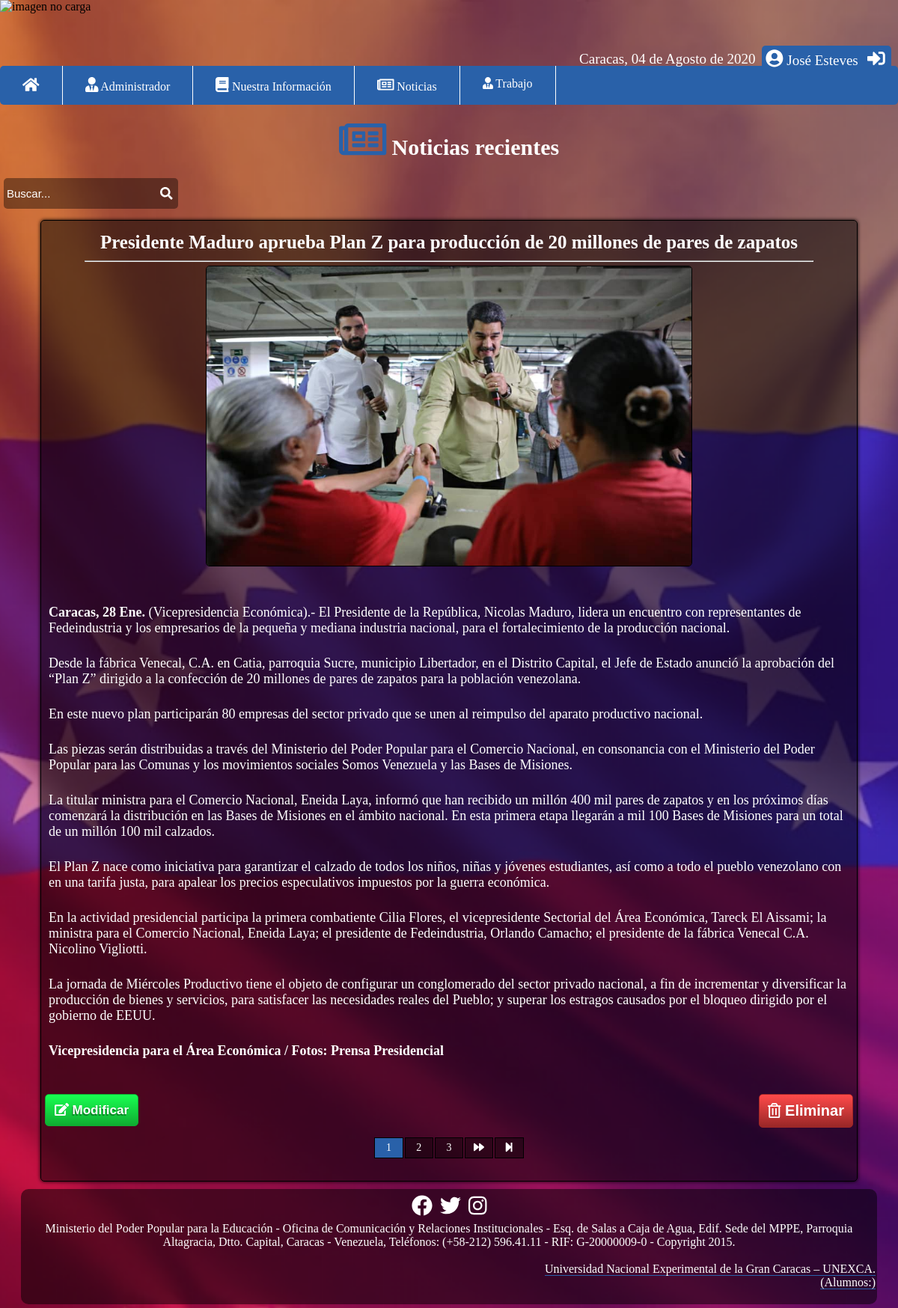
Screenshot of /pagina-principal/ver_noticia.php (signed in) with the database file from the repository.
### tables this page shows
CREATE TABLE `noticias` (
  `id_noticias` int(11) NOT NULL,
  `titulo` varchar(5000) NOT NULL,
  `noticia` varchar(10000) NOT NULL,
  `fecha` datetime NOT NULL DEFAULT current_timestamp(),
  `creador_id` int(11) NOT NULL,
  `foto` text NOT NULL
);

### pagina-principal/ver_noticia.php (the view, shortened to what this page needs)
<?php
include "../php/conexion-mysql/conexion.php";
?>
<!DOCTYPE html>
<html lang="es-ES">
<head>
  <?php include "../funciones/enlases.php";?>
</head>
<body>
  <img class="logo" src="../imagenes/logo.png" alt="imagen no carga" height="60px">
  <?php include "../funciones/barra_seccion.php";?>
  <?php include "../funciones/barra.php";?>
  <div class="noti_resi">
    <h1><i class="far fa-newspaper tamaño_iconll colorp1"></i> Noticias recientes</h1>
    <form method="get" action="buscar_noticia.php" class="for_busqueda">
      <fieldset>
        <input type="text" name="buscar" id="buscar" placeholder="Buscar...">
        <button type="submit" class="bot_buscar"><i class="fas fa-search tamaño_icon"></i></button>
      </fieldset>
    </form>
    <div class="con_noticia">
      <?php
      $query_conteo     = mysqli_query($conection, "SELECT COUNT(*) as conteo FROM noticias ");
      $resultado_conteo = mysqli_fetch_array($query_conteo);
      $conteo     = $resultado_conteo['conteo'];
      $por_pagina = 1;
      $enlace     = 2;
      if (empty($_GET['pagina'])) {
       $pagina = 1;
     } else {
       $pagina = $_GET['pagina'];
     }
     $desde           = ($pagina - 1) * $por_pagina;
     $total_de_pagina = ceil($conteo / $por_pagina);
     $pmin = ($pagina > $enlace) ? ($pagina - $enlace) : 1;
     $pmax = ($pagina < ($total_de_pagina - $enlace)) ? ($pagina + $enlace) : $total_de_pagina;
     $query     = mysqli_query($conection, "SELECT l.id_noticias,l.titulo,l.noticia,l.fecha,n.nombre_user,l.foto FROM noticias l INNER JOIN iniciopn n ON l.creador_id = n.id_user ORDER BY l.id_noticias DESC LIMIT $desde,$por_pagina");
     $resultado = mysqli_num_rows($query);
     if ($resultado > 0) {
       while ($data = mysqli_fetch_array($query)) {
        if ($data['foto'] != 'imagen_noticia.png') {
         $foto = '../imagenes/noticias-img/' . $data['foto'];
       } else {
         $foto = '../imagenes/' . $data['foto'];
       }
       ?>
       <div class="contenedor_de_nocticias">
        <h2><?php echo $data['titulo']; ?></h2>
        <hr>
        <center>
          <img src="<?php echo $foto; ?>" alt=""></center>
          <p><?php echo $data['noticia']; ?></p>
          <?php if ($_SESSION['rol'] == 1) {?>
            <a class="noti_modi" href="modificar_noticia.php?id=<?php echo $data['id_noticias']; ?>" title="Modificar"><i class="fas fa-edit"></i> Modificar</a>
            <a class="noti_eliminar" id="eli-mod" href="eliminar_noticia.php?id=<?php echo $data['id_noticias']; ?>" title="Eliminar"><i class="far fa-trash-alt"></i> Eliminar</a>
          <?php }if ($_SESSION['rol'] == 2) {?>
            <a class="noti_modi" href="modificar_noticia.php?id=<?php echo $data['id_noticias']; ?>" title="Modificar"><i class="fas fa-edit"></i> Modificar</a>
          <?php }?>
        </div>
        <?php
      }
    }
    ?>
    <div class="pginador" >
      <ul>
        <?php for ($i = $pmin; $i <= $pmax; $i++) {
         if ($i == $pagina) {
          echo '<li class="pagsele">' . $i . '</li>';
        } else {
          echo '<li><a href="?pagina=' . $i . '">' . $i . '</a></li>';
        }
      }
      ?>
      <?php if ($pagina != $total_de_pagina) {?>
        <li><a href="?pagina=<?php echo $pagina + 1; ?>"><i class="fas fa-forward"></i></a></li>
        <li><a href="?pagina=<?php echo $total_de_pagina; ?>"><i class="fas fa-step-forward"></i></a></li>
      <?php }?>
    </ul>
  </div>
</div>
</body>
<?php
include "../funciones/footer.php";
?>
</html>

### css/estilo.css (style rules this page uses)
:root { --color: #2961a9; --color_barra_sombreado: rgba(000, 000, 000, 0.4); --color_slider_caption: rgba(000, 000, 000, 0.7); --color_blanco: #fff; --color_negro: #000; }
body { margin: 0; min-height: 100vh; background-image: url(../imagenes/fondo.png); background-repeat: no-repeat; background-size: cover; background-position: center; box-sizing: border-box; font-size: 16px; }
.logo { width: 100%; margin: auto; margin-bottom: 0.938em; display: block; }
.pginador ul { padding: 0.3125em; list-style: none; margin-top: 0.3125em; display: -webkit-box; display: -ms-flexbox; display: flex; background: none; -webkit-box-pack: center; -ms-flex-pack: center; justify-content: center; }
.pginador a, .pagsele { color: var(--color_blanco); border: 1px solid var(--color_negro); padding: 0.3125rem; display: inline-block; font-size: 0.875em; text-align: center; text-decoration: none; margin: 0.3125em 1px; width: 1.875em; background: var(--color_barra_sombreado); }
.pagsele { width: 1.875em; text-align: center; color: var(--color_blanco); background: var(--color); border: 1px solid var(--color_negro); }
.for_busqueda { padding: none; display: inline-block; }
.for_busqueda input { color: var(--color_blanco); width: 14.0625rem; height: 2.1875em; font-size: 0.9375em; padding: 0.25rem; border: 0; border-radius: 5px; display: inline-block; -webkit-box-pack: center; -ms-flex-pack: center; justify-content: center; -webkit-box-align: center; -ms-flex-align: center; align-items: center; background: var(--color_barra_sombreado); }
.for_busqueda button { display: inline-block; -webkit-box-pack: center; -ms-flex-pack: center; justify-content: center; -webkit-box-align: center; -ms-flex-align: center; align-items: center; color: var(--color_blanco); height: 2.375rem; width: 2.5rem; border: 0; margin-left: -2.5rem; cursor: pointer; background: rgba(000, 000, 000, 0); }
.for_busqueda fieldset { border: 0; padding: 0; margin: 0.3125rem; }
.tamaño_icon { font-size: 1.25em; }
.tamaño_iconll { font-size: 1.875em; }
.colorp1 { color: var(--color); }
.noti_resi h1 { display: block; font-size: 1.875em; margin: 0.625em auto; color: var(--color_blanco); text-align: center; }
.con_noticia { width: 90%; border: 1px solid var(--color_negro); -webkit-box-shadow: 0 0 5px var(--color_negro); box-shadow: 0 0 5px var(--color_negro); margin: 0.625em auto; background: rgba(000, 000, 000, 0.5); padding: 0.3125em; border-radius: 5px; }
.contenedor_de_nocticias hr { width: 90%; margin: 0.3125em auto; }
.contenedor_de_nocticias h2 { text-align: center; margin: 0.625rem; color: var(--color_blanco); font-size: 1.5625em; }
.contenedor_de_nocticias p { padding: 0.3125rem; color: var(--color_blanco); }
.contenedor_de_nocticias img { width: 60%; height: 25rem; border-radius: 5px; border: 1px solid var(--color_negro); }
.noti_modi { display: inline-block; text-align: center; vertical-align: middle; padding: 0.625em 0.6875em; border: 1px solid #0fac31; border-radius: 5px; background: #18ff51; background: -webkit-gradient( linear, left top, left bottom, from(#18ff51), to(#0fac31) ); background: -o-linear-gradient(top, #18ff51, #0fac31); background: linear-gradient(to bottom, #18ff51, #0fac31); text-shadow: #0b7b23 -1px 2px 1px; font: normal normal bold 1.0625em arial; color: var(--color_blanco); text-decoration: none; }
.noti_eliminar { float: right; display: inline-block; text-align: center; vertical-align: middle; padding: 0.625rem 0.6875rem; border-radius: 5px; text-decoration: none; border: 1px solid #a12727; background: #ff4a4a; background: -webkit-gradient( linear, left top, left bottom, from(#ff4a4a), to(#992727) ); background: -o-linear-gradient(top, #ff4a4a, #992727); background: linear-gradient(to bottom, #ff4a4a, #992727); -webkit-box-shadow: var(--color_negro) 000 0px 0px 7px 0px; box-shadow: var(--color_negro) 000 0px 0px 7px 0px; font: normal normal bold 1.25em arial; color: var(--color_blanco); }
::placeholder { color: var(--color_blanco); }
:placeholder { color: var(--color_blanco); }

### css/estilo-inisio.css (style rules this page uses)
body { margin: 0; min-height: 100vh; background-image: url(../imagenes/fondo.png); background-repeat: no-repeat; background-size: cover; background-position: center; }
.logo { width: 100%; margin: auto; margin-bottom: 10px; display: block; }

### rows the page displays
noticias: titulo "Presidente Maduro aprueba Plan Z para producción de 20 millones de pares de zapatos", foto (picture), noticia "Caracas, 28 Ene. (Vicepresidencia Económica).- El Presidente de la República, Nicolas Maduro, lidera un encuentro con representantes de Fedeindustria y los empresarios de la pequeña y mediana industria nacional, para el fortalecimiento de la producción nacional. Desde la fábrica Venecal, C.A. en Catia, parroquia Sucre, municipio Libertador, en el Distrito Capital, el Jefe de Estado anunció la aprobación del “Plan Z” dirigido a la confección de 20 millones de pares de zapatos para la población venezolana. En este nuevo plan participarán 80 empresas del sector privado que se unen al reimpulso del aparato productivo nacional. Las piezas serán distribuidas a través del Ministerio del Poder…"

### other values shown
fechaC() "04 de Agosto de 2020"
$_SESSION['nombre_user'] "José Esteves"
